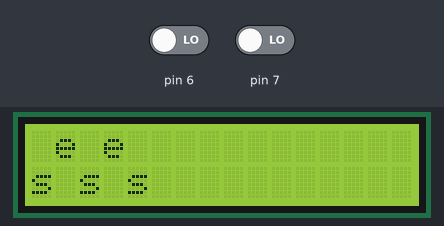
A sketch run on a simulated Arduino Uno, built with avr-gcc and run on an emulated ATmega328P. On the bench: 16×2 character LCD. The inputs (shaded band) are chosen by the test bench; at power-on: pin 6 LOW, pin 7 LOW.

Above: at 1.26 s.
1.3 s: pin 6 driven HIGH
At 1.58 s:
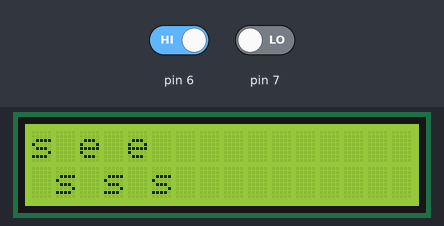
3.1 s: pin 7 driven HIGH
At 3.8 s:
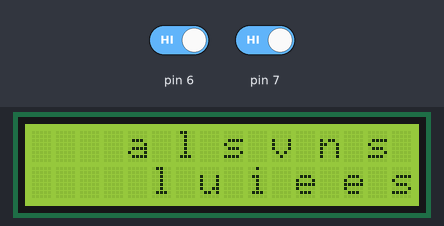
5.6 s: pin 6 driven LOW
At 9.26 s:
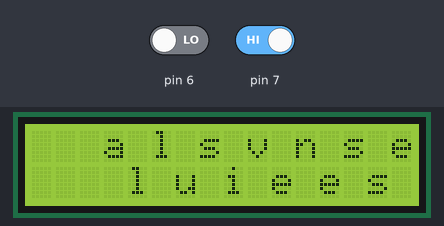

Measured:
- what the display in image 2 shows lasts 0.6 s, from 3.4 s to 4.0 s

The sketch:

Arduino_project_LCD_2_scrollLeftRightButtons.ino
```cpp
// https://ictronic.wordpress.com/2016/07/02/interfacing-16x2-lcd-with-arduino-without-potentiometer/
// https://programmingelectronics.com/tutorial-19-debouncing-a-button-with-arduino-old-version/


int switch1 = LOW;
int switch2 = LOW;

int direction = true;

// two speeds
int speeds[] = {100, 600};
int index;

// tools to stabilize the pushbuttons
long time;
long debounce;

#include <LiquidCrystal.h>
LiquidCrystal lcd(2, 3, 8, 9, 10, 11);

void setup() {

  pinMode(6, INPUT);
  pinMode(7, INPUT);

  lcd.begin(16, 2);

  debounce = 200;
  time = 0;

  index = 0;

}

void loop() {

  switch1 = digitalRead(7);
  switch2 = digitalRead(6);

  lcd.print("a l s v n s e e ");//print name
  lcd.setCursor(0, 1); // set the cursor to column 0, line 2
  lcd.print(" l u i e e s s s ");//print name
  directionSwitches();
  lcd.setCursor(0, 0);// set the cursor to column 0, line1

  speedSwitches();
}

// press the two buttons at the same time to increase the speed;
// when it reaches the maximum speed allowed it goes back to the slowest one
// (does not work that well)

void speedSwitches() {
  if (switch1 == HIGH && switch2 == HIGH && millis() - time > debounce) {
    index += 1;
    index = index % 2;
  }
}

// press one button or the other to make the text scroll right- or leftward

void directionSwitches() {
  if (switch1 == HIGH && millis() - time > debounce) {
    direction = true;
    time = millis();
  }
  if (switch2 == HIGH && millis() - time > debounce) {
    direction = false;
    time = millis();
  }

  if (direction == true) {
    delay(speeds[index]);//delay of 0.75sec
    lcd.scrollDisplayLeft();//shifting data on LCD
  } else {
    delay(speeds[index]);//delay of 0.75sec
    lcd.scrollDisplayRight();//shifting data on LCD
  }
}
```
